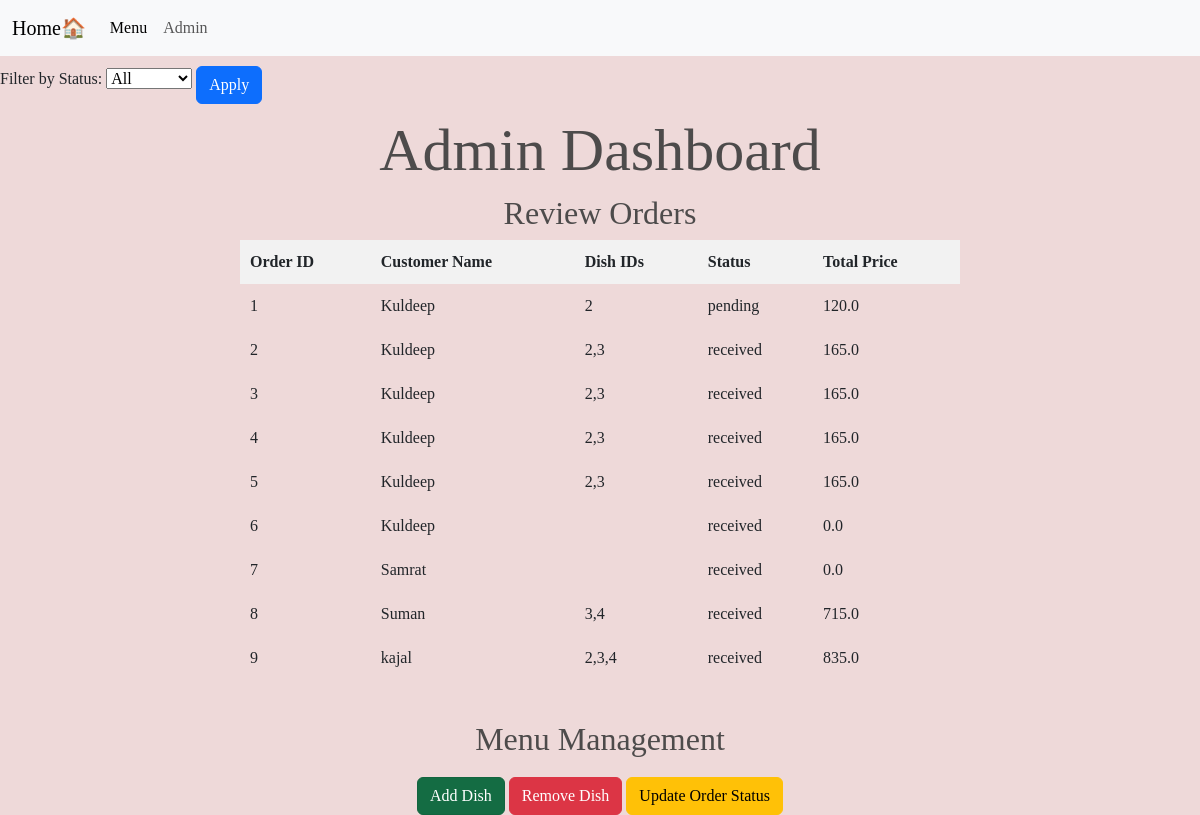
/admin, run on an earlier commit of the app's database.
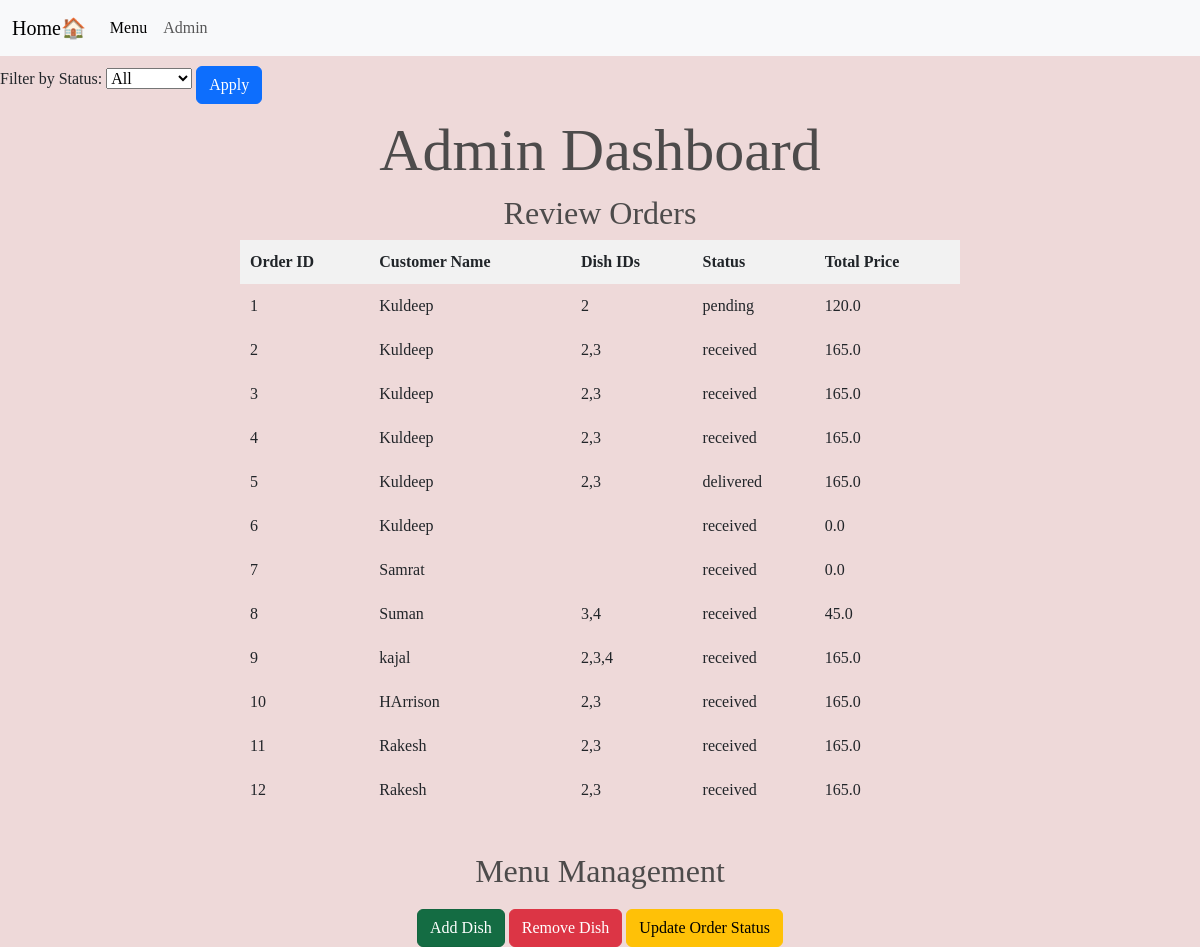
And on a later commit of the database.
### tables this page shows
CREATE TABLE orders (
            id INTEGER PRIMARY KEY AUTOINCREMENT,
            customer_name TEXT NOT NULL,
            dish_ids TEXT NOT NULL,
            status TEXT NOT NULL
        );

### app.py (the view)
@app.route('/admin')
def admin():
    conn = get_db_connection()
    status_filter = request.args.get('statusFilter')
    if status_filter and status_filter != 'all':
        orders = conn.execute('SELECT * FROM orders WHERE status = ?', (status_filter,)).fetchall()
    else:
        orders = conn.execute('SELECT * FROM orders').fetchall()
    orders_list = []
    for order in orders:
        dish_ids = order['dish_ids'].split(',')
        total_price = 0.0
        for dish_id in dish_ids:
            dish = conn.execute('SELECT * FROM menu WHERE id = ?', (dish_id,)).fetchone()
            if dish:
                total_price += dish['price']
        order_dict = dict(order)
        order_dict['total_price'] = total_price
        orders_list.append(order_dict)
    conn.close()
    return render_template('admin.html', orders=orders_list)

### app.py (called while the page is built)
def get_db_connection():
    conn = sqlite3.connect(DATABASE)
    conn.row_factory = sqlite3.Row
    return conn

@app.teardown_appcontext
def close_db_connection(exception):
    conn = getattr(g, '_database', None)
    if conn is not None:
        conn.close()

### templates/admin.html (shortened to what this page needs)
<!DOCTYPE html>
<html>
<head>
    <link rel="stylesheet" type="text/css" href="{{ url_for('static', filename='style.css') }}">
    <link href="https://cdn.jsdelivr.net/npm/bootstrap@5.3.0/dist/css/bootstrap.min.css" rel="stylesheet"
>
      </head>
<body>
    <nav class="navbar navbar-expand-lg bg-body-tertiary">
        <div class="container-fluid">
            <a class="navbar-brand" href="/">Home🏠</a>
          <div class="collapse navbar-collapse" id="navbarNav">
            <ul class="navbar-nav">
              <li class="nav-item">
                <a class="nav-link active" aria-current="page" href="/menu">Menu</a>
              </li>
              <li class="nav-item">
                <a class="nav-link" href="/admin">Admin</a>
              </li>
            </ul>
          </div>
        </div>
      </nav>
      <div class="filter-container">
        <label for="statusFilter">Filter by Status:</label>
        <select id="statusFilter" name="statusFilter">
          <option value="all">All</option>
        </select>
        <button onclick="applyFilter()" class="btn btn-primary">Apply</button>
      </div>
      <h1>Admin Dashboard</h1>
      <h2>Review Orders</h2>
      <table>
        <tr>
          <th>Order ID</th>
          <th>Customer Name</th>
          <th>Dish IDs</th>
          <th>Status</th>
          <th>Total Price</th>
        </tr>
        {% for o in orders %}
        <tr>
          <td>{{ o['id'] }}</td>
          <td>{{ o['customer_name'] }}</td>
          <td>{{ o['dish_ids'] }}</td>
          <td>{{ o['status'] }}</td>
          <td>{{ o['total_price'] }}</td>
        </tr>
        {% endfor %}
      </table>
    <h2 id="adding">Menu Management</h2>
    <div id="hello">
      <button id="addDishBtn" class="toggle-btn active btn btn-success">Add Dish</button>
      <button id="removeDishBtn" class="toggle-btn btn btn-danger">Remove Dish</button>
      <button id="updateStatusBtn" class="toggle-btn btn btn-warning">Update Order Status</button>
    </div>
</body>
</html>

### static/style.css (style rules this page uses)
.btn { margin-top: 10px; }
table { width: 60%; border-collapse: collapse; margin-top: 20px; margin: auto; }
th, td { padding: 10px; text-align: left; border-bottom: 1px solid #ddd; }
th { background-color: #f2f2f2; }
.toggle-btn { background-color: #ddd; border: none; color: #333; padding: 10px 20px; font-size: 16px; cursor: pointer; transition: background-color 0.3s; }
.toggle-btn.active { background-color: #333; color: #fff; }
label { display: block; margin-bottom: 10px; }
#adding { margin-top: 40px; text-align: center; }
#hello { text-align: center; justify-content: center; }

### templates/admin.html (style rules this page uses)
body { font-family: cursive; background-color: rgb(238, 217, 217); }
h1 { margin-top: 10px; font-size: 60px; text-align: center; color: rgb(77, 75, 75); }
h2 { text-align: center; color: rgb(77, 75, 75); }

What changed in the data, as far as the page shows it:
changed orders id 5: status "received" → "delivered"
computed for orders "Suman": total_price "715.0" → "45.0"
computed for orders "kajal": total_price "835.0" → "165.0"
added orders: id "10", customer_name "HArrison", dish_ids "2,3", status "received", total_price "165.0"
added orders: id "11", customer_name "Rakesh", dish_ids "2,3", status "received", total_price "165.0"
added orders: id "12", customer_name "Rakesh", dish_ids "2,3", status "received", total_price "165.0"
